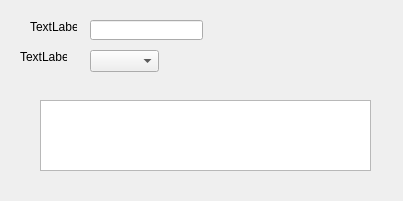
<?xml version="1.0" encoding="UTF-8"?>
<ui version="4.0">
 <class>selecionadisp</class>
 <widget class="QDialog" name="selecionadisp">
  <property name="geometry">
   <rect>
    <x>0</x>
    <y>0</y>
    <width>403</width>
    <height>201</height>
   </rect>
  </property>
  <property name="windowTitle">
   <string>Kaizen Birth Edition</string>
  </property>
  <widget class="QLabel" name="label">
   <property name="geometry">
    <rect>
     <x>30</x>
     <y>20</y>
     <width>47</width>
     <height>13</height>
    </rect>
   </property>
   <property name="text">
    <string>TextLabel</string>
   </property>
  </widget>
  <widget class="QLabel" name="label_2">
   <property name="geometry">
    <rect>
     <x>20</x>
     <y>50</y>
     <width>47</width>
     <height>13</height>
    </rect>
   </property>
   <property name="text">
    <string>TextLabel</string>
   </property>
  </widget>
  <widget class="QLineEdit" name="lineEdit">
   <property name="geometry">
    <rect>
     <x>90</x>
     <y>20</y>
     <width>113</width>
     <height>20</height>
    </rect>
   </property>
  </widget>
  <widget class="QComboBox" name="comboBox">
   <property name="geometry">
    <rect>
     <x>90</x>
     <y>50</y>
     <width>69</width>
     <height>22</height>
    </rect>
   </property>
  </widget>
  <widget class="QTableView" name="tableView_2">
   <property name="geometry">
    <rect>
     <x>40</x>
     <y>100</y>
     <width>331</width>
     <height>71</height>
    </rect>
   </property>
  </widget>
 </widget>
 <resources/>
 <connections/>
</ui>
